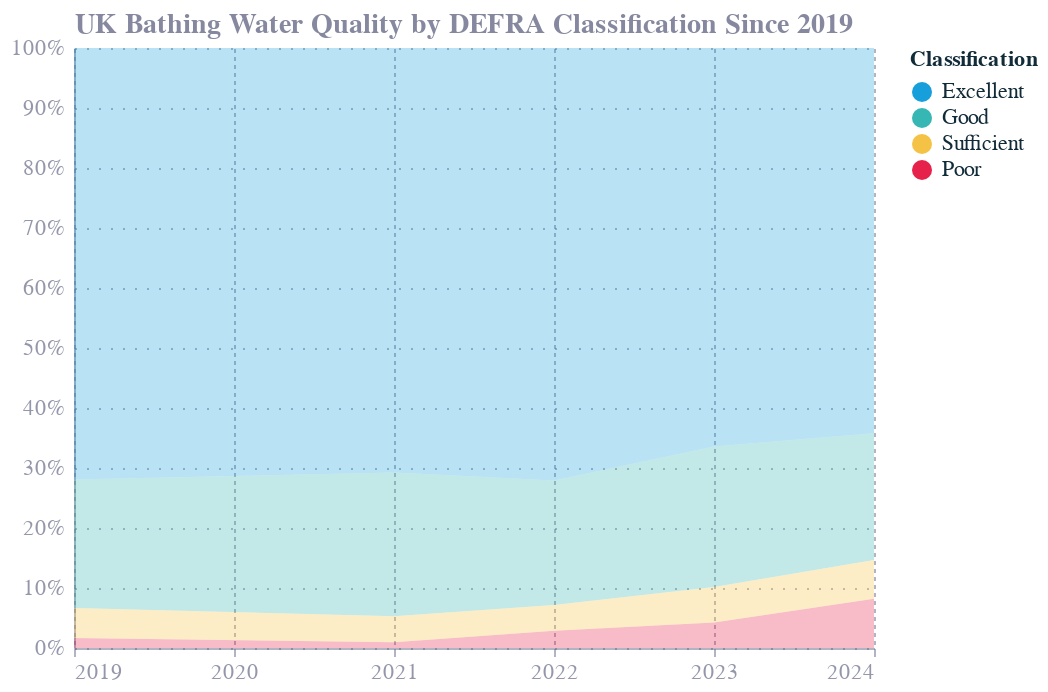

Write notebook code for a chart like this one.
### Code cell
# Create chart
bath_water_chart = alt.Chart(bath_sites_sub_gb_limit).encode(
    x=alt.X('year', axis=alt.Axis(format='0.0f', tickCount=6)),
    y=alt.Y('share', axis=alt.Axis(format='0.0%', titleFontSize=14), title='UK Bathing Water Quality by DEFRA Classification Since 2019'),
    color=alt.Color('classificationLabel', sort=['Excellent','Good','Sufficient','Poor'], 
                    scale=alt.Scale(
                        domain=list(color_mapping.keys()),
                        range=list(color_mapping.values())
                    ),
                    legend=alt.Legend(title='Classification')),
    order=alt.Order('classification_order:Q')
).mark_area()

bath_water_chart

### Figure 1 — Vega-Lite specification as saved in the notebook (floating-point values rounded to 4 significant figures)
{"config": {"font": "Circular Std", "text": {"color": "#676A86", "align": "left", "baseline": "middle", "dx": 7, "dy": 0, "fontSize": 11}, "view": {"stroke": null, "continuousWidth": 400, "continuousHeight": 300, "discreteWidth": 400, "discreteHeight": 300}, "range": {"category": ["#36B7B4", "#E6224B", "#F4C245", "#0063AF", "#00A767", "#179FDB", "#EB5C2E"], "diverging": ["#E6224B", "#E54753", "#C9C9C9", "#179FDB", "#122B39"], "heatmap": ["#C9C9C9", "#179FDB", "#0063AF", "#122B39"], "ordinal": ["#00A767", "#36B7B4", "#179FDB", "#0063AF", "#243B5A"]}, "bar": {"color": "#179fdb"}, "line": {"color": "#e6224b"}, "rule": {"color": "#676A86"}, "area": {"opacity": 0.3}, "point": {"filled": true, "size": 80, "color": "#e6224b", "opacity": 0.95}, "geoshape": {"stroke": "white", "strokeWidth": 0.3}, "rect": {"fill": "#d6d4d4", "opacity": 0.3}, "axis": {"labelColor": "#676A86", "labelFontSize": 11, "labelFont": "Circular Std", "labelOpacity": 0.7, "tickColor": "#676A86", "tickOpacity": 0.5, "domainColor": "#676A86", "domainOpacity": 0.5, "gridColor": "#676A86", "gridDash": [2, 2], "gridOpacity": 0.5, "title": null, "titleColor": "#676A86", "titleOpacity": 0.8, "tickSize": 4}, "axisXDiscrete": {"grid": false, "labelAngle": 0, "tickCount": 10, "tickOpacity": 0.5, "title": null}, "axisYDiscrete": {"ticks": false, "labelPadding": 5}, "axisXTemporal": {"grid": false, "ticks": true}, "axisXQuantitative": {"grid": true}, "axisYQuantitative": {"gridColor": "#676A86", "gridDash": [1, 5], "gridOpacity": 0.5, "ticks": false, "labelPadding": 5, "tickCount": 8, "titleAngle": 0, "titleAlign": "left", "titleBaseline": "bottom", "titleX": 0, "titleY": -5}, "title": {"color": "#676A86E6", "subtitleColor": "#676A86", "font": "Circular Std", "subtitleFont": "Circular Std", "anchor": "start", "fontSize": 14, "subtitleFontSize": 12, "subtitlePadding": 4, "offset": 0, "frame": "group"}, "legend": {"titleColor": "#122b39", "title": null, "labelColor": "#122b39", "labelFontSize": 11}}, "data": {"name": "data-4d5f0b36afb0f2d41f2647d88fb7e51a"}, "mark": {"type": "area"}, "encoding": {"color": {"field": "classificationLabel", "legend": {"title": "Classification"}, "scale": {"domain": ["Excellent", "Good", "Sufficient", "Poor"], "range": ["#179fdb", "#36b7b4", "#f4c245", "#e6224b"]}, "sort": ["Excellent", "Good", "Sufficient", "Poor"], "type": "nominal"}, "order": {"field": "classification_order", "type": "quantitative"}, "x": {"axis": {"format": "0.0f", "tickCount": 6}, "field": "year", "type": "quantitative"}, "y": {"axis": {"format": "0.0%", "titleFontSize": 14}, "field": "share", "title": "UK Bathing Water Quality by DEFRA Classification Since 2019", "type": "quantitative"}}, "$schema": "https://vega.github.io/schema/vega-lite/v5.20.1.json", "datasets": {"data-4d5f0b36afb0f2d41f2647d88fb7e51a": [{"classificationLabel": "Excellent", "year": 2019, "EUBWID_x": 302, "EUBWID_y": 420, "share": 0.719, "classification_order": 3}, {"classificationLabel": "Excellent", "year": 2021, "EUBWID_x": 295, "EUBWID_y": 417, "share": 0.7074, "classification_order": 3}, {"classificationLabel": "Excellent", "year": 2022, "EUBWID_x": 302, "EUBWID_y": 419, "share": 0.7208, "classification_order": 3}, {"classificationLabel": "Excellent", "year": 2023, "EUBWID_x": 281, "EUBWID_y": 423, "share": 0.6643, "classification_order": 3}, {"classificationLabel": "Excellent", "year": 2024, "EUBWID_x": 289, "EUBWID_y": 450, "share": 0.6422, "classification_order": 3}, {"classificationLabel": "Good", "year": 2019, "EUBWID_x": 90, "EUBWID_y": 420, "share": 0.2143, "classification_order": 2}, {"classificationLabel": "Good", "year": 2021, "EUBWID_x": 100, "EUBWID_y": 417, "share": 0.2398, "classification_order": 2}, {"classificationLabel": "Good", "year": 2022, "EUBWID_x": 87, "EUBWID_y": 419, "share": 0.2076, "classification_order": 2}, {"classificationLabel": "Good", "year": 2023, "EUBWID_x": 99, "EUBWID_y": 423, "share": 0.234, "classification_order": 2}, {"classificationLabel": "Good", "year": 2024, "EUBWID_x": 95, "EUBWID_y": 450, "share": 0.2111, "classification_order": 2}, {"classificationLabel": "Poor", "year": 2019, "EUBWID_x": 7, "EUBWID_y": 420, "share": 0.01667, "classification_order": 0}, {"classificationLabel": "Poor", "year": 2021, "EUBWID_x": 4, "EUBWID_y": 417, "share": 0.009592, "classification_order": 0}, {"classificationLabel": "Poor", "year": 2022, "EUBWID_x": 12, "EUBWID_y": 419, "share": 0.02864, "classification_order": 0}, {"classificationLabel": "Poor", "year": 2023, "EUBWID_x": 18, "EUBWID_y": 423, "share": 0.04255, "classification_order": 0}, {"classificationLabel": "Poor", "year": 2024, "EUBWID_x": 37, "EUBWID_y": 450, "share": 0.08222, "classification_order": 0}, {"classificationLabel": "Sufficient", "year": 2019, "EUBWID_x": 21, "EUBWID_y": 420, "share": 0.05, "classification_order": 1}, {"classificationLabel": "Sufficient", "year": 2021, "EUBWID_x": 18, "EUBWID_y": 417, "share": 0.04317, "classification_order": 1}, {"classificationLabel": "Sufficient", "year": 2022, "EUBWID_x": 18, "EUBWID_y": 419, "share": 0.04296, "classification_order": 1}, {"classificationLabel": "Sufficient", "year": 2023, "EUBWID_x": 25, "EUBWID_y": 423, "share": 0.0591, "classification_order": 1}, {"classificationLabel": "Sufficient", "year": 2024, "EUBWID_x": 29, "EUBWID_y": 450, "share": 0.06444, "classification_order": 1}]}}
